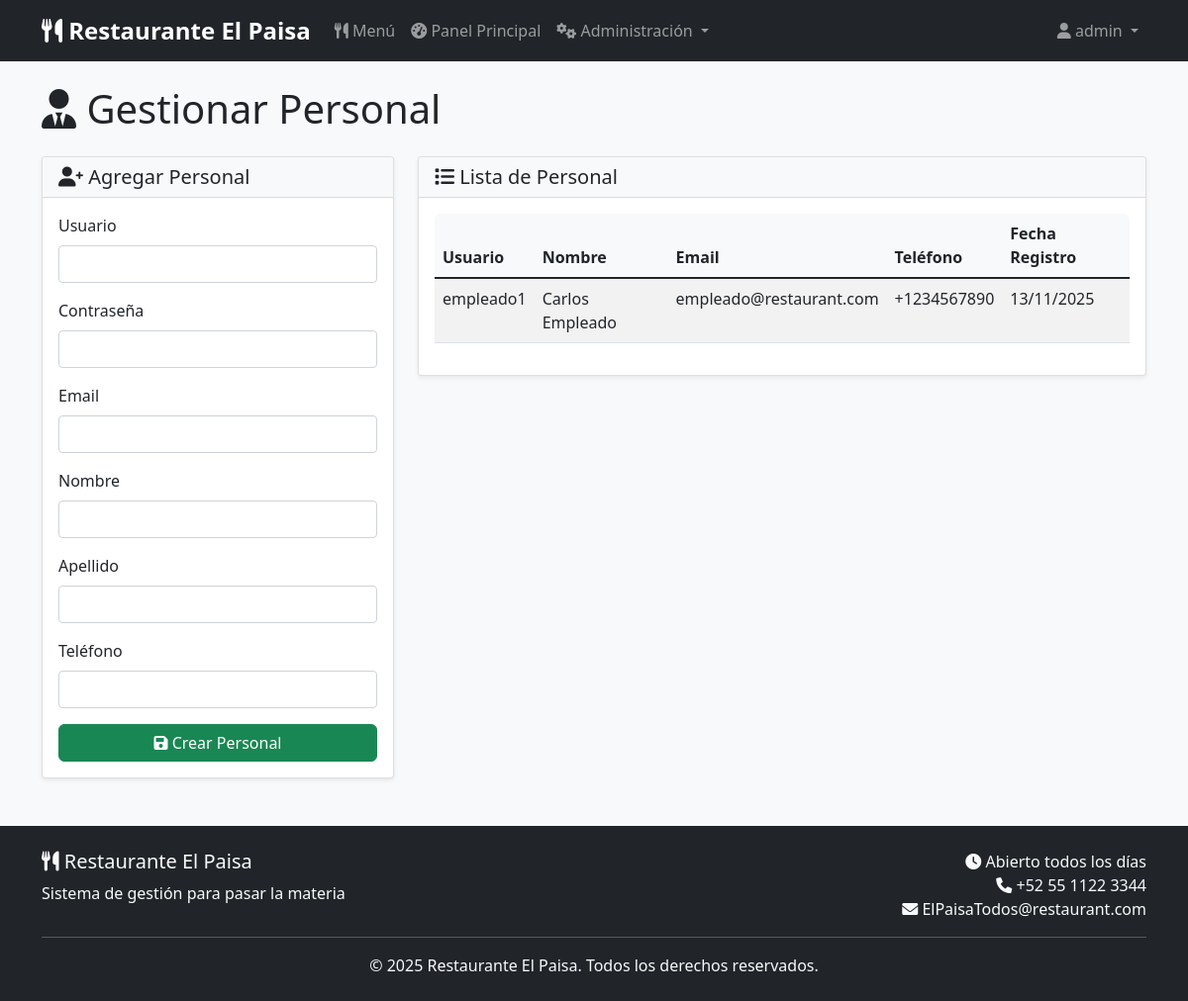
Screenshot of /administrador/gestionar-personal/ (signed in) with the database file from the repository.
### core/models.py (models this page shows, shortened)
class Usuario(AbstractUser):
    ROLES = (
        ('cliente', 'Cliente'),
        ('personal', 'Personal'),
        ('admin', 'Administrador'),
    )
    rol = models.CharField(max_length=10, choices=ROLES, default='cliente')
    telefono = models.CharField(max_length=15, blank=True, null=True)
    direccion = models.TextField(blank=True, null=True)

### core/views.py (the view)
# urls.py: path('administrador/gestionar-personal/', views.gestionar_personal, name='gestionar_personal'),
@login_required
@user_passes_test(es_admin)
def gestionar_personal(request):
    personal = Usuario.objects.filter(rol='personal')
    context = {
        'personal': personal,
    }
    return render(request, 'core/gestionar_personal.html', context)

### core/views.py (called while the page is built)
def es_admin(user):
    return user.is_authenticated and user.rol == 'admin'

### core/templates/core/gestionar_personal.html (shortened to what this page needs)
{% extends 'core/base.html' %}
{% block content %}
<div class="row">
    <div class="col-12">
        <h1 class="mb-4">
            <i class="fas fa-user-tie"></i> Gestionar Personal
        </h1>
    </div>
</div>
<div class="row">
    <div class="col-md-4">
        <div class="card">
            <div class="card-header">
                <h5 class="card-title mb-0">
                    <i class="fas fa-user-plus"></i> Agregar Personal
                </h5>
            </div>
            <div class="card-body">
                <form method="post">
                    <div class="mb-3">
                        <label class="form-label">Usuario</label>
                        <input type="text" name="username" class="form-control" required>
                    </div>
                    <div class="mb-3">
                        <label class="form-label">Contraseña</label>
                        <input type="password" name="password" class="form-control" required>
                    </div>
                    <div class="mb-3">
                        <label class="form-label">Email</label>
                        <input type="email" name="email" class="form-control" required>
                    </div>
                    <div class="mb-3">
                        <label class="form-label">Nombre</label>
                        <input type="text" name="first_name" class="form-control">
                    </div>
                    <div class="mb-3">
                        <label class="form-label">Apellido</label>
                        <input type="text" name="last_name" class="form-control">
                    </div>
                    <div class="mb-3">
                        <label class="form-label">Teléfono</label>
                        <input type="text" name="telefono" class="form-control">
                    </div>
                    <button type="submit" class="btn btn-success w-100">
                        <i class="fas fa-save"></i> Crear Personal
                    </button>
                </form>
            </div>
        </div>
    </div>
    <div class="col-md-8">
        <div class="card">
            <div class="card-header">
                <h5 class="card-title mb-0">
                    <i class="fas fa-list"></i> Lista de Personal
                </h5>
            </div>
            <div class="card-body">
                {% if personal %}
                <div class="table-responsive">
                    <table class="table table-striped">
                        <thead>
                            <tr>
                                <th>Usuario</th>
                                <th>Nombre</th>
                                <th>Email</th>
                                <th>Teléfono</th>
                                <th>Fecha Registro</th>
                            </tr>
                        </thead>
                        <tbody>
                            {% for usuario in personal %}
                            <tr>
                                <td>{{ usuario.username }}</td>
                                <td>{{ usuario.first_name }} {{ usuario.last_name }}</td>
                                <td>{{ usuario.email }}</td>
                                <td>{{ usuario.telefono|default:"-" }}</td>
                                <td>{{ usuario.date_joined|date:"d/m/Y" }}</td>
                            </tr>
                            {% endfor %}
                        </tbody>
                    </table>
                </div>
                {% else %}
                <div class="alert alert-info">
                    <i class="fas fa-info-circle"></i> No hay personal registrado.
                </div>
                {% endif %}
            </div>
        </div>
    </div>
</div>
{% endblock %}

### core/templates/core/base.html (shortened to what this page needs)
<!DOCTYPE html>
<html lang="es">
<head>
    <link href="https://cdn.jsdelivr.net/npm/bootstrap@5.1.3/dist/css/bootstrap.min.css" rel="stylesheet">
    <link href="https://cdnjs.cloudflare.com/ajax/libs/font-awesome/6.0.0/css/all.min.css" rel="stylesheet">
    <link href="/static/core/css/style.css" rel="stylesheet">
</head>
<body>
    <nav class="navbar navbar-expand-lg navbar-dark bg-dark">
        <div class="container">
            <a class="navbar-brand" href="{% url 'index' %}">
                <i class="fas fa-utensils"></i> Restaurante El Paisa
            </a>
            <div class="collapse navbar-collapse" id="navbarNav">
                <ul class="navbar-nav me-auto">
                    <li class="nav-item">
                        <a class="nav-link" href="{% url 'menu' %}">
                            <i class="fas fa-utensils"></i> Menú
                        </a>
                    </li>
                    {% if user.is_authenticated %}
                        <li class="nav-item">
                            <a class="nav-link" href="{% url 'dashboard' %}">
                                <i class="fas fa-tachometer-alt"></i> Panel Principal
                            </a>
                        </li>
                        {% if user.rol == 'admin' or user.is_superuser %}
                            <li class="nav-item dropdown">
                                <a class="nav-link dropdown-toggle" href="#" id="adminDropdown" role="button" data-bs-toggle="dropdown">
                                    <i class="fas fa-cogs"></i> Administración
                                </a>
                            </li>
                        {% endif %}
                    {% endif %}
                </ul>
                <ul class="navbar-nav">
                    {% if user.is_authenticated %}
                        <li class="nav-item dropdown">
                            <a class="nav-link dropdown-toggle" href="#" id="userDropdown" role="button" data-bs-toggle="dropdown">
                                <i class="fas fa-user"></i> {{ user.username }}
                            </a>
                        </li>
                    {% endif %}
                </ul>
            </div>
        </div>
    </nav>
    <main class="container mt-4">
        {% block content %}
        {% endblock %}
    </main>
    <footer class="bg-dark text-light mt-5 py-4">
        <div class="container">
            <div class="row">
                <div class="col-md-6">
                    <h5><i class="fas fa-utensils"></i> Restaurante El Paisa</h5>
                    <p class="mb-0">Sistema de gestión para pasar la materia</p>
                </div>
                <div class="col-md-6 text-md-end">
                    <p class="mb-0">
                        <i class="fas fa-clock"></i> Abierto todos los días<br>
                        <i class="fas fa-phone"></i> +52 55 1122  3344<br>
                        <i class="fas fa-envelope"></i> ElPaisaTodos@restaurant.com
                    </p>
                </div>
            </div>
            <hr class="my-3">
            <div class="text-center">
                <p class="mb-0">&copy; 2025 Restaurante El Paisa. Todos los derechos reservados.</p>
            </div>
        </div>
    </footer>
</body>
</html>

### core/static/core/css/style.css (style rules this page uses)
body { font-family: 'Segoe UI', Tahoma, Geneva, Verdana, sans-serif; background-color: #f8f9fa; min-height: 100vh; display: flex; flex-direction: column; }
main { flex: 1; }
.navbar-brand { font-weight: bold; font-size: 1.5rem; }
.navbar-nav .nav-link { font-weight: 500; padding: 0.5rem 1rem; border-radius: 0.375rem; transition: all 0.3s ease; }
.card { box-shadow: 0 0.125rem 0.25rem rgba(0, 0, 0, 0.075); border: 1px solid rgba(0, 0, 0, 0.125); transition: all 0.3s ease; }
.card-header { background-color: #f8f9fa; border-bottom: 1px solid rgba(0, 0, 0, 0.125); font-weight: 600; }
.btn { border-radius: 0.375rem; font-weight: 500; transition: all 0.3s ease; }
.table-responsive { border-radius: 0.375rem; }
.table th { font-weight: 600; background-color: #f8f9fa; }
footer { margin-top: auto; }

### rows the page displays
Usuario: username "admin"
Usuario: username "empleado1", first_name "Carlos", last_name "Empleado", email "empleado@restaurant.com", telefono "+1234567890", date_joined "13/11/2025"
